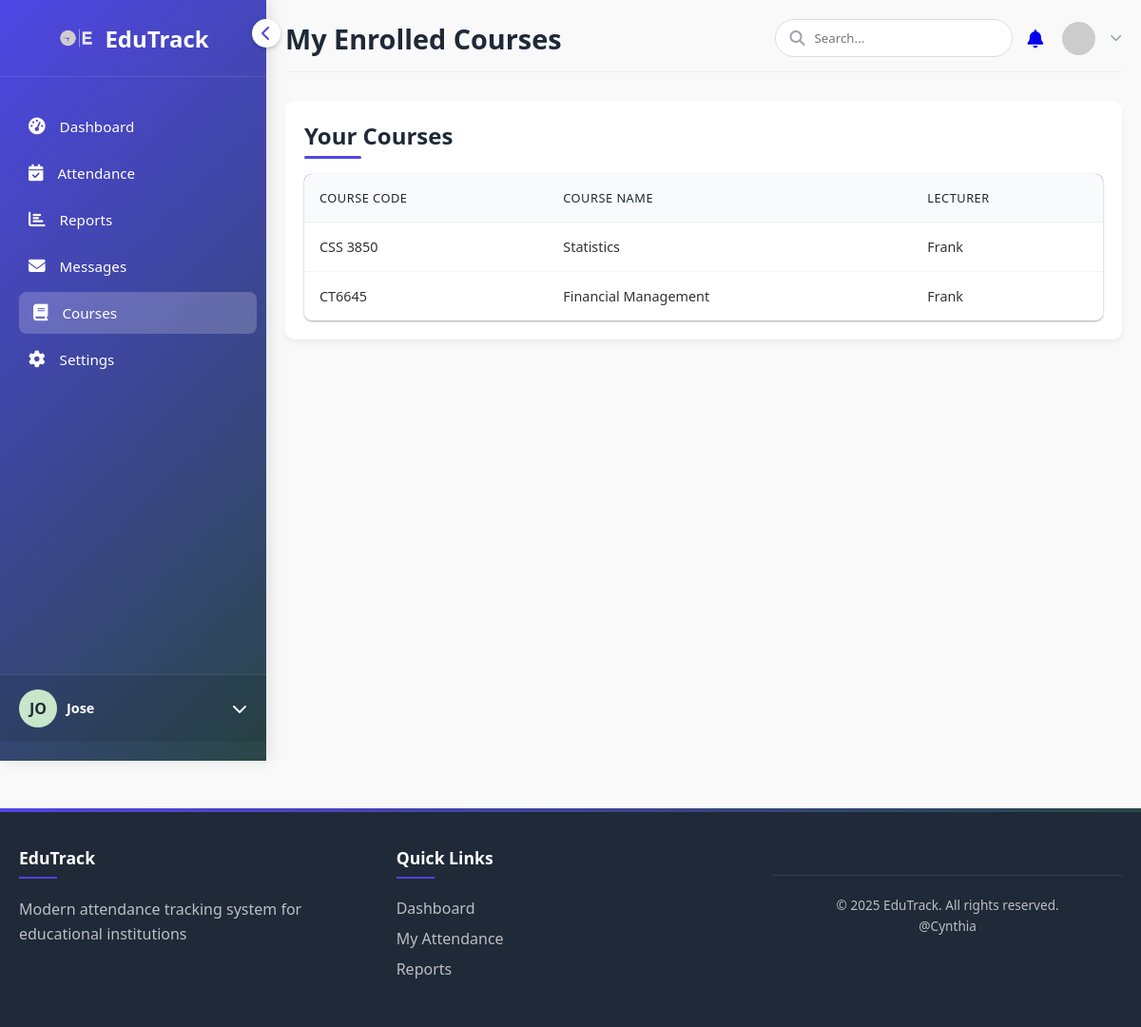
Page /courses/ (signed in) on the committed database.
### dashboard/models.py (models this page shows, shortened)
class Course(models.Model):
    name = models.CharField(max_length=100)
    code = models.CharField(max_length=10, unique=True)
    description = models.TextField(blank=True)
    teacher = models.ForeignKey(
        User, on_delete=models.CASCADE, null=True, blank=True, limit_choices_to={'profile__role': 'TEACHER'}, related_name='courses_taught'
    )
    students = models.ManyToManyField(
        User, related_name='courses_enrolled', blank=True,
        limit_choices_to={'profile__role': 'STUDENT'}
    )

### dashboard/views.py (the view)
# urls.py: path('courses/', views.courses, name='courses'),
@login_required
def courses(request):
    role = request.user.profile.role
    if role == 'STUDENT':
        courses = request.user.courses_enrolled.all()
    elif role == 'TEACHER':
        courses = Course.objects.filter(teacher=request.user)
    else:
        courses = Course.objects.all()
    return render(request, 'dashboard/courses.html', {'courses': courses})

### dashboard/templates/dashboard/courses.html (shortened to what this page needs)
{% extends "dashboard/base.html" %}
{% block page_title %}My Enrolled Courses{% endblock %}
{% block content %}
<div class="attendance-section">
    <div class="section-header">
        <h2 class="section-title">Your Courses</h2>
    </div>
    {% if courses %}
    <div class="table-responsive">
        <table>
            <thead>
                <tr>
                    <th>Course Code</th>
                    <th>Course Name</th>
                    <th>Lecturer</th>
                </tr>
            </thead>
            <tbody>
                {% for course in courses %}
                <tr>
                    <td>{{ course.code }}</td>
                    <td>{{ course.name }}</td>
                    <td>
                    {% if course.teacher %}
                        {{ course.teacher.get_full_name|default:course.teacher.username }}
                    {% else %}
                       <span class="text-muted">No teacher assigned</span>
                    {% endif %}
                    </td>
                </tr>
                {% endfor %}
            </tbody>
        </table>
    </div>
    {% else %}
    <div class="empty-state">
        You are not enrolled in any courses yet.
    </div>
    {% endif %}
</div>
{% endblock %}

### dashboard/templates/dashboard/base.html (shortened to what this page needs)
<!DOCTYPE html>
<html lang="en">
<head>
    {% load static %}
    <link rel="stylesheet" href="https://cdnjs.cloudflare.com/ajax/libs/font-awesome/6.4.0/css/all.min.css">
</head>
<body>
    <div class="container">
        <div class="sidebar" id="sidebar">
            <div class="toggle-sidebar" id="toggleSidebar">
                <i class="fas fa-chevron-left"></i>
            </div>
            <div class="logo">
                <img src="{% static 'dashboard/logo-.png' %}" alt="Logo">
                <h1>EduTrack</h1>
            </div>
            <div class="menu">
                <a href="{% url 'dashboard' %}" class="menu-item {% if request.resolver_match.url_name == 'dashboard' %}active{% endif %}">
                    <i class="fas fa-tachometer-alt"></i>
                    <span>Dashboard</span>
                </a>
                <a href="{% url 'attendance_list' %}" class="menu-item {% if request.resolver_match.url_name == 'attendance_list' %}active{% endif %}">
                    <i class="fas fa-calendar-check"></i>
                    <span>Attendance</span>
                </a>
                <a href="{% url 'reports' %}" class="menu-item {% if request.resolver_match.url_name == 'reports' %}active{% endif %}">
                    <i class="fas fa-chart-bar"></i>
                    <span>Reports</span>
                </a>
                <a href="{% url 'messages' %}" class="menu-item {% if request.resolver_match.url_name == 'messages' %}active{% endif %}">
                    <i class="fas fa-envelope"></i>
                    <span>Messages</span>
                </a>
                <a href="{% url 'courses' %}" class="menu-item {% if request.resolver_match.url_name == 'courses' %}active{% endif %}">
                    <i class="fas fa-book"></i>
                    <span>Courses</span>
                </a>
                <a href="{% url 'settings' %}" class="menu-item {% if request.resolver_match.url_name == 'settings' %}active{% endif %}">
                    <i class="fas fa-cog"></i>
                    <span>Settings</span>
                </a>
            </div>
            <div class="user-profile">
                <div class="user-avatar">
                    {% if request.user.get_full_name %}
                        {{ request.user.get_full_name|slice:":2"|upper }}
                    {% else %}
                        {{ request.user.username|slice:":2"|upper }}
                    {% endif %}
                </div>
                <div class="user-info">
                    <div class="user-name">{{ request.user.get_full_name|default:request.user.username }}</div>
                </div>
                <i class="fas fa-chevron-down"></i>
            </div>
        </div>
        <div class="main-content" id="mainContent">
            <div class="header">
                <h1 class="page-title">{% block page_title %}{% endblock %}</h1>
                <div class="header-actions">
                  <div>
                    <form method="GET" action="{% url 'search_results' %}" class="search-bar">
                        <i class="fas fa-search"></i>
                        <input
                            type="text"
                            name="q"
                            placeholder="Search..."
                            value="{{ request.GET.q }}"
                            required
                        >
                    </form>
                  </div>
                    <div class="notification-bell">
                        <a href="{% url 'view_notifications' %}">
                            <i class="fas fa-bell"></i>
                        </a>
                    </div>
                    <div class="user-dropdown">
                        <img src="https://via.placeholder.com/35" alt="User">
                        <i class="fas fa-chevron-down"></i>
                    </div>
                </div>
            </div>
            {% block content %}{% endblock %}
        </div>
    </div>
{% block show_footer %}
<footer class="attendance-footer">
    <div class="footer-content">
        <div class="footer-section">
            <h4>EduTrack</h4>
            <p>Modern attendance tracking system for educational institutions</p>
        </div>
        <div class="footer-section">
            <h4>Quick Links</h4>
            <ul>
                <li><a href="{% url 'dashboard' %}">Dashboard</a></li>
                <li><a href="{% url 'attendance_list' %}">My Attendance</a></li>
                <li><a href="{% url 'reports' %}">Reports</a></li>
            </ul>
        </div>
        <div class="footer-section">
            <p class="copyright">&copy; {% now "Y" %} EduTrack. All rights reserved.<br>@Cynthia </p>
        </div>
    </div>
</footer>
{% endblock %}
</body>
</html>

### dashboard/templates/dashboard/courses.html (style rules this page uses)
:root { --primary: #4f46e5; --primary-light: #e0e7ff; --success: #10b981; --warning: #f59e0b; --danger: #ef4444; --dark: #1f2937; --light: #f9fafb; --gray: #9ca3af; --card-shadow: 0 1px 3px rgba(0,0,0,0.12), 0 1px 2px rgba(0,0,0,0.24); }
.attendance-section { max-width: 1200px; margin: 0 auto; padding: 20px; font-family: 'Inter', sans-serif; }
.section-header { margin-bottom: 1.5rem; }
.section-title { color: var(--dark); font-weight: 600; font-size: 1.5rem; margin: 0; position: relative; display: inline-block; }
.section-title::after { content: ''; position: absolute; bottom: -8px; left: 0; width: 60px; height: 3px; background: var(--primary); border-radius: 2px; }
.table-responsive { background: white; border-radius: 8px; overflow: hidden; box-shadow: var(--card-shadow); }
table { width: 100%; border-collapse: collapse; }
thead { background-color: var(--primary); color: white; }
th { padding: 1rem; text-align: left; font-weight: 500; font-size: 0.8rem; text-transform: uppercase; letter-spacing: 0.5px; }
td { padding: 1rem; border-bottom: 1px solid #f1f5f9; font-size: 0.9rem; }
tbody tr:last-child td { border-bottom: none; }

### rows in the picture
Course: code "CSS 3850", name "Statistics", teacher.get_full_name "Frank"
Course: code "CT6645", name "Financial Management", teacher.get_full_name "Frank"

### other values in the picture
{{ request.user.username|slice:":2"|upper }} "JO"
{{ request.user.get_full_name|default:request.user.username }} "Jose"
